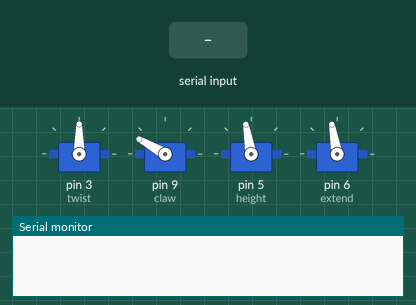
The sketch below on a simulated Arduino Uno, built with avr-gcc and run on an emulated ATmega328P. Parts: 4 × servo, the last lines printed to the serial monitor. Inputs (shaded band) come from the test bench.

Above: at 1.6 s.
1.7 s: "1\n" received over Serial
At 2.3 s:
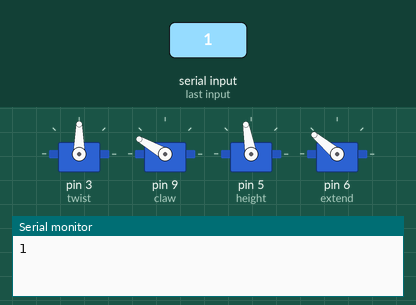
3.9 s: "2\n" received over Serial
At 4.05 s:
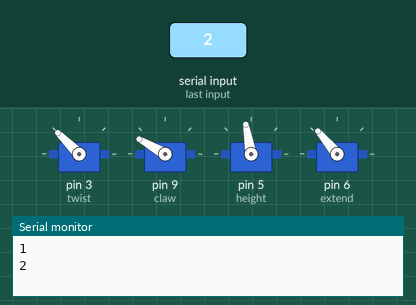
6.1 s: "1\n" received over Serial
At 6.25 s:
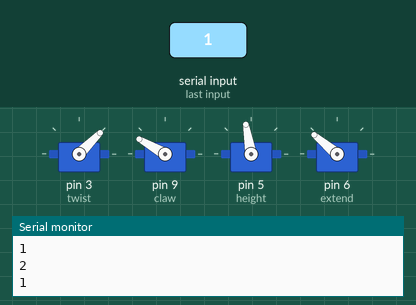
Timing chart, 0 to 9.1 s (numbered marks = the images above; inputs shaded):
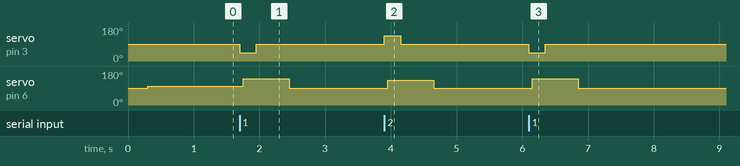

Measured:
- after the input at 1.7 s, servo on pin 3 (twist): 90° → 45° at once, → 90° 0.25 s later; servo on pin 6 (extend): 100° → 140° after 0.05 s, → 90° 0.70 s later
- after the input at 3.9 s, servo on pin 3 (twist): 90° → 135° at once, → 90° 0.25 s later; servo on pin 6 (extend): 90° → 130° after 0.05 s, → 90° 0.70 s later
- after the input at 6.1 s, servo on pin 3 (twist): 90° → 45° at once, → 90° 0.25 s later; servo on pin 6 (extend): 90° → 140° after 0.05 s, → 90° 0.70 s later

The sketch:

bot-sort-arduino.ino
```cpp
#include <Servo.h>

Servo twist, claw, height, extend;
const int twist_max = 180;
const int twist_min = 0;
const int twist_default = 90;

const int claw_max = 175;
const int claw_min = 35;
const int claw_default = 150;

const int height_max = 140;
const int height_min = 30;
const int height_default = 100;

const int extend_max = 145;
const int extend_min = 100;
const int extend_default = 100;

void hit_bottle_left(){
  digitalWrite(8, HIGH);
  twist.write(45); //move arm right
  delay(50);
  extend.write(140); // move arm out
  delay(200);
  twist.write(90); // move arm back to center
  delay(500);
  extend.write(90); // move arm back
  delay(500);
  digitalWrite(8, LOW);
}

void hit_bottle_right(){
  digitalWrite(8, HIGH);
  twist.write(135); // move arm left
  delay(50);
  extend.write(130); // move arm out
  delay(200);
  twist.write(90); //move arm back to center
  delay(500);
  extend.write(90); //move arm back in
  delay(500);
  digitalWrite(8, LOW);
}

void hit_bottle_forward(){
  digitalWrite(8, HIGH);
  height.write(80);
  delay(100);
  extend.write(130);
  delay(500);
  extend.write(90);
  delay(50);
  height.write(height_default);
  digitalWrite(8, LOW);
}

void setup() {
  Serial.begin(9600);
  twist.attach(3);
  claw.attach(9);
  height.attach(5);
  extend.attach(6);
  twist.write(twist_default);
  delay(100);
  claw.write(claw_default);
  delay(100);
  height.write(height_default);
  delay(100);
  extend.write(extend_default);
  delay(100);

}

void loop() {
  int result = -1;
  while(Serial.available()){
    result = Serial.read();
    result -= 48;
    if(result == 10){
      result = -1;
      continue;
    }
  }
  if(result > 0){
    Serial.println(result);
    switch(result){
      case 1:
        hit_bottle_left();
        break;
      case 2:
        hit_bottle_right();
        break;
      case 3:
        hit_bottle_forward();
        break;
    }
  }

}
```
